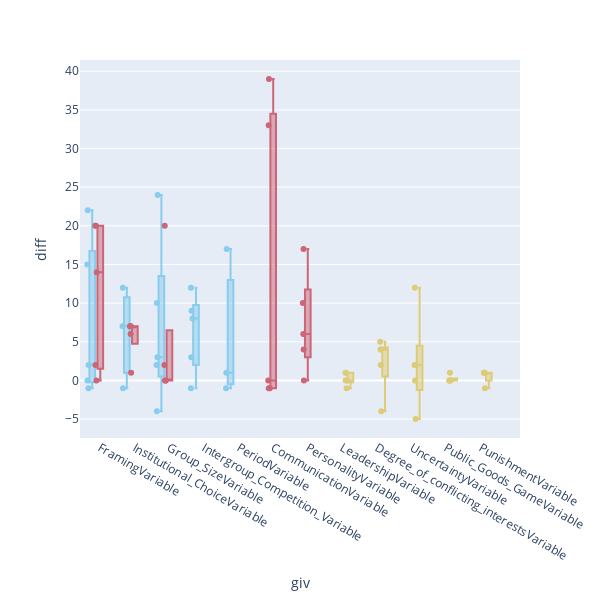

The notebook cell saved with this chart:
### Code cell
color_palette = px.colors.qualitative.Safe
fig = px.box(pd.concat(data_vis_pos, axis=0), 
             x="giv", y="diff", color="th", points='all',
             color_discrete_sequence=color_palette)
fig.update_layout(yaxis={'categoryorder': 'total descending'})
fig.update_layout(width=600, height=600, showlegend=False)
fig.write_image("../visualisations/llm_pos_diff_giv_distinct_per_th.pdf", format='pdf')
fig.show()

### Figure 1 — Plotly figure (JSON) as saved in the notebook; plotly's stock layout.template omitted (floating-point values rounded to 4 significant figures)
{"data": [{"alignmentgroup": "True", "boxpoints": "all", "hovertemplate": "th=regular<br>giv=%{x}<br>diff=%{y}<extra></extra>", "legendgroup": "regular", "marker": {"color": "rgb(136, 204, 238)"}, "name": "regular", "notched": false, "offsetgroup": "regular", "orientation": "v", "showlegend": true, "type": "box", "x": ["FramingVariable", "FramingVariable", "FramingVariable", "FramingVariable", "FramingVariable", "Institutional_ChoiceVariable", "Institutional_ChoiceVariable", "Institutional_ChoiceVariable", "Group_SizeVariable", "Group_SizeVariable", "Group_SizeVariable", "Group_SizeVariable", "Group_SizeVariable", "Intergroup_Competition_Variable", "Intergroup_Competition_Variable", "Intergroup_Competition_Variable", "Intergroup_Competition_Variable", "Intergroup_Competition_Variable", "PeriodVariable", "PeriodVariable", "PeriodVariable"], "x0": " ", "xaxis": "x", "y": [-1, 0, 22, 2, 15, 7, -1, 12, 24, -4, 2, 3, 10, -1, 8, 3, 12, 9, -1, 17, 1], "y0": " ", "yaxis": "y"}, {"alignmentgroup": "True", "boxpoints": "all", "hovertemplate": "th=study_mod<br>giv=%{x}<br>diff=%{y}<extra></extra>", "legendgroup": "study_mod", "marker": {"color": "rgb(204, 102, 119)"}, "name": "study_mod", "notched": false, "offsetgroup": "study_mod", "orientation": "v", "showlegend": true, "type": "box", "x": ["FramingVariable", "FramingVariable", "FramingVariable", "FramingVariable", "FramingVariable", "Institutional_ChoiceVariable", "Institutional_ChoiceVariable", "Institutional_ChoiceVariable", "Institutional_ChoiceVariable", "Institutional_ChoiceVariable", "Group_SizeVariable", "Group_SizeVariable", "Group_SizeVariable", "Group_SizeVariable", "Group_SizeVariable", "CommunicationVariable", "CommunicationVariable", "CommunicationVariable", "CommunicationVariable", "CommunicationVariable", "PersonalityVariable", "PersonalityVariable", "PersonalityVariable", "PersonalityVariable", "PersonalityVariable"], "x0": " ", "xaxis": "x", "y": [0, 14, 20, 2, 20, 6, 7, 7, 7, 1, 2, 20, 0, 0, 0, -1, 33, 0, -1, 39, 6, 0, 10, 4, 17], "y0": " ", "yaxis": "y"}, {"alignmentgroup": "True", "boxpoints": "all", "hovertemplate": "th=var_mod<br>giv=%{x}<br>diff=%{y}<extra></extra>", "legendgroup": "var_mod", "marker": {"color": "rgb(221, 204, 119)"}, "name": "var_mod", "notched": false, "offsetgroup": "var_mod", "orientation": "v", "showlegend": true, "type": "box", "x": ["LeadershipVariable", "LeadershipVariable", "LeadershipVariable", "LeadershipVariable", "LeadershipVariable", "Degree_of_conflicting_interestsVariable", "Degree_of_conflicting_interestsVariable", "Degree_of_conflicting_interestsVariable", "Degree_of_conflicting_interestsVariable", "Degree_of_conflicting_interestsVariable", "UncertaintyVariable", "UncertaintyVariable", "UncertaintyVariable", "UncertaintyVariable", "UncertaintyVariable", "Public_Goods_GameVariable", "Public_Goods_GameVariable", "Public_Goods_GameVariable", "Public_Goods_GameVariable", "Public_Goods_GameVariable", "PunishmentVariable", "PunishmentVariable", "PunishmentVariable", "PunishmentVariable"], "x0": " ", "xaxis": "x", "y": [1, 0, 0, -1, 1, -4, 5, 2, 4, 4, 12, 2, 0, -5, 2, 1, 0, 0, 0, 0, 1, -1, 1, 1], "y0": " ", "yaxis": "y"}], "layout": {"boxmode": "group", "height": 600, "legend": {"title": {"text": "th"}, "tracegroupgap": 0}, "margin": {"t": 60}, "showlegend": false, "width": 600, "xaxis": {"anchor": "y", "domain": [0, 1], "title": {"text": "giv"}}, "yaxis": {"anchor": "x", "categoryorder": "total descending", "domain": [0, 1], "title": {"text": "diff"}}}}
